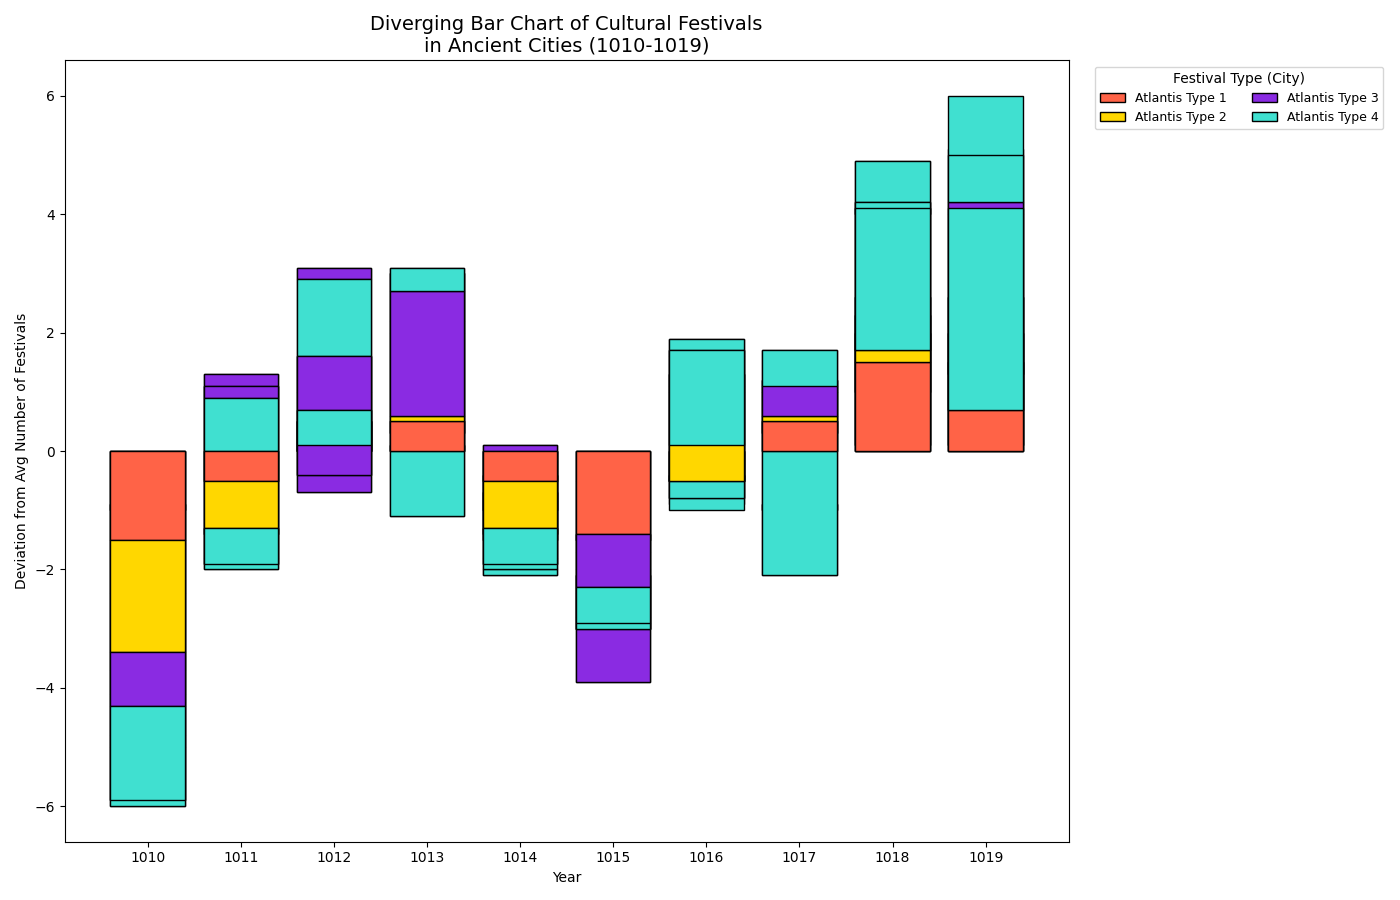

Source code (Python):
import matplotlib.pyplot as plt
import numpy as np

# Years for x-axis
years = np.arange(1010, 1020)

# Data for number of festivals in different cities
atlantis_festivals = np.array([[3, 2, 5, 4], [4, 6, 5, 3], [5, 3, 7, 5], [5, 4, 8, 6], [3, 5, 6, 4],
                               [4, 3, 5, 5], [4, 6, 6, 3], [5, 4, 7, 5], [6, 5, 5, 8], [6, 4, 9, 6]])
el_dorado_festivals = np.array([[4, 6, 1, 3], [5, 7, 4, 2], [6, 8, 4, 2], [5, 6, 3, 9], [4, 7, 2, 5],
                                [3, 4, 6, 4], [5, 7, 5, 2], [4, 6, 3, 8], [7, 4, 9, 4], [7, 4, 5, 10]])
shangri_la_festivals = np.array([[2, 4, 3, 5], [3, 4, 5, 6], [4, 6, 4, 6], [4, 5, 7, 7], [3, 5, 4, 6],
                                 [2, 4, 5, 6], [3, 5, 5, 7], [4, 5, 6, 6], [5, 6, 7, 6], [5, 5, 8, 7]])
avalon_festivals = np.array([[5, 4, 7, 6], [6, 5, 8, 7], [7, 5, 9, 7], [7, 6, 10, 8], [6, 5, 8, 7],
                             [5, 6, 7, 7], [6, 8, 8, 6], [7, 6, 9, 7], [8, 7, 7, 10], [8, 7, 6, 11]])

# Calculate the differences for diverging bars
atlantis_diff = atlantis_festivals - np.mean(atlantis_festivals, axis=0)
el_dorado_diff = el_dorado_festivals - np.mean(el_dorado_festivals, axis=0)
shangri_la_diff = shangri_la_festivals - np.mean(shangri_la_festivals, axis=0)
avalon_diff = avalon_festivals - np.mean(avalon_festivals, axis=0)

# Colors for the festival types
colors = ['#FF6347', '#FFD700', '#8A2BE2', '#40E0D0']

fig, ax = plt.subplots(figsize=(14, 9))

# Create diverging bars
for i, (diff, festivals_name) in enumerate(zip([atlantis_diff, el_dorado_diff, shangri_la_diff, avalon_diff],
                                               ['Atlantis', 'El Dorado', 'Shangri-La', 'Avalon'])):
    base = np.zeros(len(years))
    for j in range(diff.shape[1]):
        ax.bar(years, diff[:, j], bottom=base, color=colors[j], edgecolor='black', label=f'{festivals_name} Type {j+1}' if i == 0 else "")
        base += diff[:, j]

ax.set_title('Diverging Bar Chart of Cultural Festivals\nin Ancient Cities (1010-1019)', fontsize=14)
ax.set_ylabel('Deviation from Avg Number of Festivals')
ax.set_xlabel('Year')
ax.set_xticks(years)

handles, labels = ax.get_legend_handles_labels()
unique_labels = dict(zip(labels, handles))
ax.legend(unique_labels.values(), unique_labels.keys(), loc='upper left', bbox_to_anchor=(1.02, 1), title='Festival Type (City)', fontsize=9, ncol=2)

plt.tight_layout()
plt.show()
